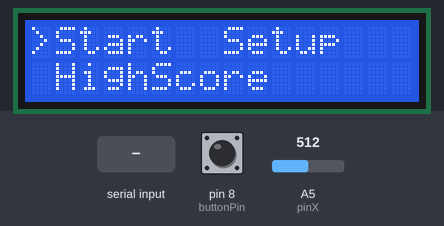
Bench run of a sketch on a simulated Arduino Uno, built with avr-gcc and run on an emulated ATmega328P. Shown: 16×2 character LCD. The test bench sets the inputs (shaded band); at power-on: A5 (pinX) = 512, pin 8 (buttonPin) HIGH. What the sketch prints to the serial monitor is not drawn.

Above: at 1.2 s.
1.3 s: A5 (pinX) set to 788
2.8 s: A5 (pinX) set to 816
At 3.3 s:
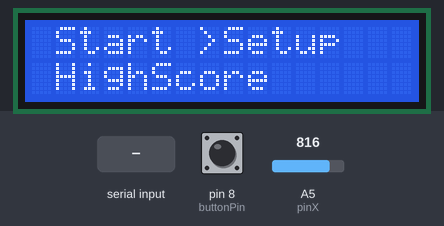
4.3 s: pin 8 (buttonPin) pulled LOW for 0.15 s
At 4.7 s:
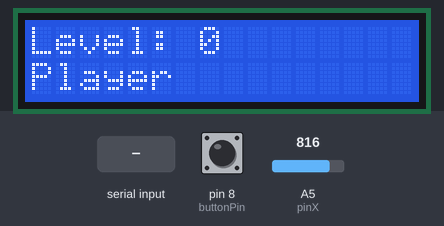
5.9 s: "1\n" received over Serial
At 7.1 s:
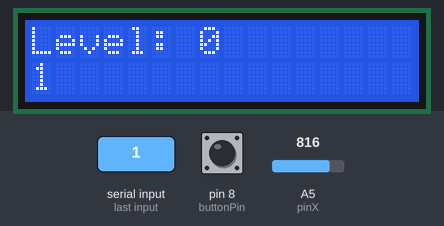
7.4 s: "0\n" received over Serial
At 8.6 s:
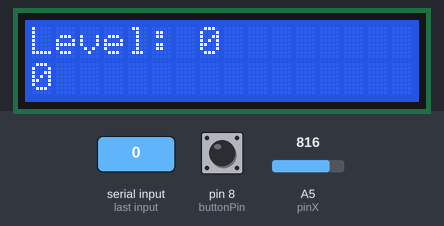
9.1 s: pin 8 (buttonPin) pulled LOW for 1 s
At 9.9 s:
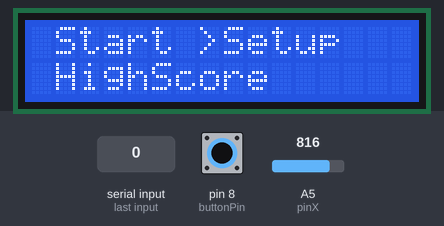
Timing chart, 0 to 12.1 s (numbered marks = the images above; inputs shaded):
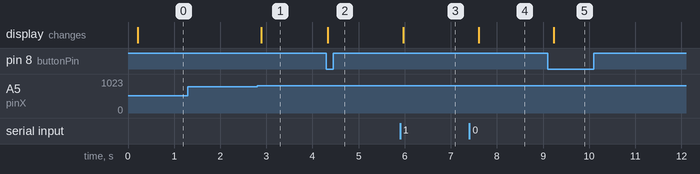

The sketch:

hw4_GameMenu_StyledCode.ino
```cpp
#include <LiquidCrystal.h>
#include <string.h>
#include <EEPROM.h>

#define MAX_NAME_LEN 10

// LCD setup
const int RSPin = 2;
const int EPin = 3;
const int D4Pin = 4;
const int D5Pin = 5;
const int D6Pin = 6;
const int D7Pin = 7;
LiquidCrystal lcd(RSPin, EPin, D4Pin, D5Pin, D6Pin, D7Pin);

// Menu setup and variables
unsigned long int lastDisplayMillis = 0;
int displayDelay = 200;
int startingLevelValue = 0;
int currentLives = 3;
unsigned long int startingTime = 0;
int menuSelected = 1;
int menuWasClicked = 0;

int functionJustStarted = 1;

int gameHighScore = 0;
char bestPlayer[MAX_NAME_LEN + 1] = "Unknown";
char currentPlayer[MAX_NAME_LEN + 1] = "Player";
int charNo = 0;
int justPass = 0;

// Joystick setup and variables
const int pinX = A5;
const int pinY = A4;
const int buttonPin = 8;

const int lowAxis = 100;
const int highAxis = 800;
int xAxisReset = 1;
int yAxisReset = 1;
int lastButtonValue = 1;

int buttonGotPressed() {
  int buttonValue = digitalRead(buttonPin);
  if (buttonValue == 0 && lastButtonValue == 1) {
    lastButtonValue = 0;
    return 1;
  }
  if (buttonValue == 1 && lastButtonValue == 0) {
      lastButtonValue = 1;
  }
  return 0;
}

void saveHighscore() {
  int v[MAX_NAME_LEN + 1];
  for (int i = 0; i <= MAX_NAME_LEN; i++) {
    v[i] = (int)bestPlayer[i];
  }
  EEPROM[0] = gameHighScore;
  for (int i = 0; i <= MAX_NAME_LEN; i++) {
    EEPROM[i + 1] = v[i];
  }
}

void loadHighscore() {
  if (EEPROM[0] == 0) {
    return;
  }
  int v[MAX_NAME_LEN + 1];
  for (int i = 0; i <= MAX_NAME_LEN; i++) {
    v[i] = EEPROM[i + 1];
  }
  Serial.print("\n");
  gameHighScore = EEPROM[0];
  for (int i = 0; i <= MAX_NAME_LEN; i++) {
    bestPlayer[i] = (char)v[i];
    Serial.print(v[i]);
    Serial.print(" ");
    Serial.println(bestPlayer[i]);
  }
}

void clearDisk() {
  for (int i = 0 ; i < EEPROM.length() ; i++) {
    EEPROM.write(i, 0);
  }
}

void displayGameStatus(int currentLives, int levelValue, int currentScore) {
  if (millis() - lastDisplayMillis > displayDelay) {
    lcd.clear();
    lcd.setCursor(0, 0);
    lcd.print("Lives:");
    lcd.print(currentLives);
    lcd.print(" Level:");
    lcd.print(levelValue);
    lcd.setCursor(0, 1);
    lcd.print("Score: ");
    lcd.print(currentScore);
    lastDisplayMillis = millis();
  }
}

int gameEnded() {
  if (millis() - startingTime > 9900) {
    return 1;
  }
  return 0;
}

void playGame() {
  if (functionJustStarted) { // Game Setup
    currentLives = 3;
    startingTime = millis();
    functionJustStarted = 0;
  }
  int levelValue = startingLevelValue + (millis() - startingTime)/5000;
  int currentScore = levelValue * 3;
  if (currentScore > gameHighScore) {
    gameHighScore = currentScore;
    strncpy(bestPlayer, currentPlayer, MAX_NAME_LEN + 1);
    saveHighscore();
  }
  displayGameStatus(currentLives, levelValue, currentScore);
  if (gameEnded()) {
    lcd.clear();
    lcd.print("Congratulations!");
    lcd.setCursor(0, 1);
    lcd.print("Press the button");
    while (1) {
      if (buttonGotPressed()) {
        menuWasClicked = 0;
        functionJustStarted = 1;
        break;
      }
    }
  }
}

void refreshName() {
  while (Serial.available() > 0) {
    int incomingByte = Serial.read();
    if (justPass) {
      continue;
    }
    char ch = (char)incomingByte;
    if (incomingByte != 10) {
      currentPlayer[charNo] = ch;
      charNo++;
    }
    else {
      currentPlayer[charNo] = NULL;
      charNo = 0;
      justPass = 1;
    }
    if (charNo == MAX_NAME_LEN) {
      currentPlayer[charNo] = NULL;
      charNo = 0;
      justPass = 1;
    }
  }
  justPass = 0;
}

void changeSettings() {
  if (millis() - lastDisplayMillis > displayDelay) {
    lcd.clear();
    lcd.print("Level: ");
    lcd.print(startingLevelValue);
    lcd.setCursor(0, 1);
    lcd.print(currentPlayer);
    lastDisplayMillis = millis();
  }
  int xAxis = analogRead(pinX);
  if (xAxis < lowAxis && xAxisReset) {
    startingLevelValue--;
    if (startingLevelValue < 0) {
      startingLevelValue = 9;
    }
    xAxisReset = 0;
  }
  else if (xAxis > highAxis && xAxisReset) {
    startingLevelValue++;
    if (startingLevelValue > 9) {
      startingLevelValue = 0;
    }
    xAxisReset = 0;
  }
  else if (xAxis >= lowAxis && xAxis <= highAxis){
    xAxisReset = 1;
  }
  refreshName();
  if (buttonGotPressed()) {
    menuWasClicked = 0;
  }
}

void displayHighScore() {
  lcd.clear();
  lcd.print(bestPlayer);
  lcd.print("  ");
  lcd.print(gameHighScore);
  while (1) {
    if (buttonGotPressed()) {
      menuWasClicked = 0;
      break;
    }
  }
}

void displayMenu() {
  if(millis() - lastDisplayMillis > displayDelay) {
    lcd.clear();
    lcd.setCursor(0, 0);
    if (menuSelected == 1) {
      lcd.print(">");
    }
    else {
      lcd.print(" ");
    }
    lcd.print("Start ");
    if (menuSelected == 2) {
      lcd.print(">");
    }
    else {
      lcd.print(" ");
    }
    lcd.print("Setup");

    lcd.setCursor(0, 1);
    if (menuSelected == 3) {
      lcd.print(">");
    }
    else {
      lcd.print(" ");
    }
    lcd.print("HighScore ");

    lastDisplayMillis = millis();
  }
}

void menuSelect() {
  int xAxis = analogRead(pinX);
  if (xAxis < lowAxis && xAxisReset) {
    menuSelected--;
    if (menuSelected < 1) {
      menuSelected = 3;
    }
    xAxisReset = 0;
  }
  else if (xAxis > highAxis && xAxisReset) {
    menuSelected++;
    if (menuSelected > 3) {
      menuSelected = 1;
    }
    xAxisReset = 0;
  }
  else if (xAxis >= lowAxis && xAxis <= highAxis){
    xAxisReset = 1;
  }
  displayMenu();
}

void setup() {
  lcd.begin(16, 2);
  pinMode(pinX, INPUT);
  pinMode(pinY, INPUT);
  pinMode(buttonPin, INPUT_PULLUP);
  Serial.begin(9600);
//  clearDisk();
  loadHighscore();
}

void loop() {

  if (!menuWasClicked) {
    if (buttonGotPressed()){
      menuWasClicked = 1;
    }
    else {
      menuSelect();
    }
  }
  else {
    if (menuSelected == 1) {
      playGame();
    }
    else if (menuSelected == 2) {
      changeSettings();
    }
    else if (menuSelected == 3) {
      displayHighScore();
    }
  }
}
```

Measured:
- the behaviour switches between 800 and 801 on A5 (pinX) (found by bisection; images 0 and 1)
- after the input at 1.3 s, every drawn part: stays the same
- after the input at 2.8 s, the display: changes after 0.09 s (image 1)
- after the input at 4.3 s, the display: changes at once (image 2)
- after the input at 5.9 s, the display: changes after 0.07 s (image 3)
- after the input at 7.4 s, the display: changes after 0.20 s (image 4)
- after the input at 9.1 s, the display: changes after 0.14 s (image 5)
